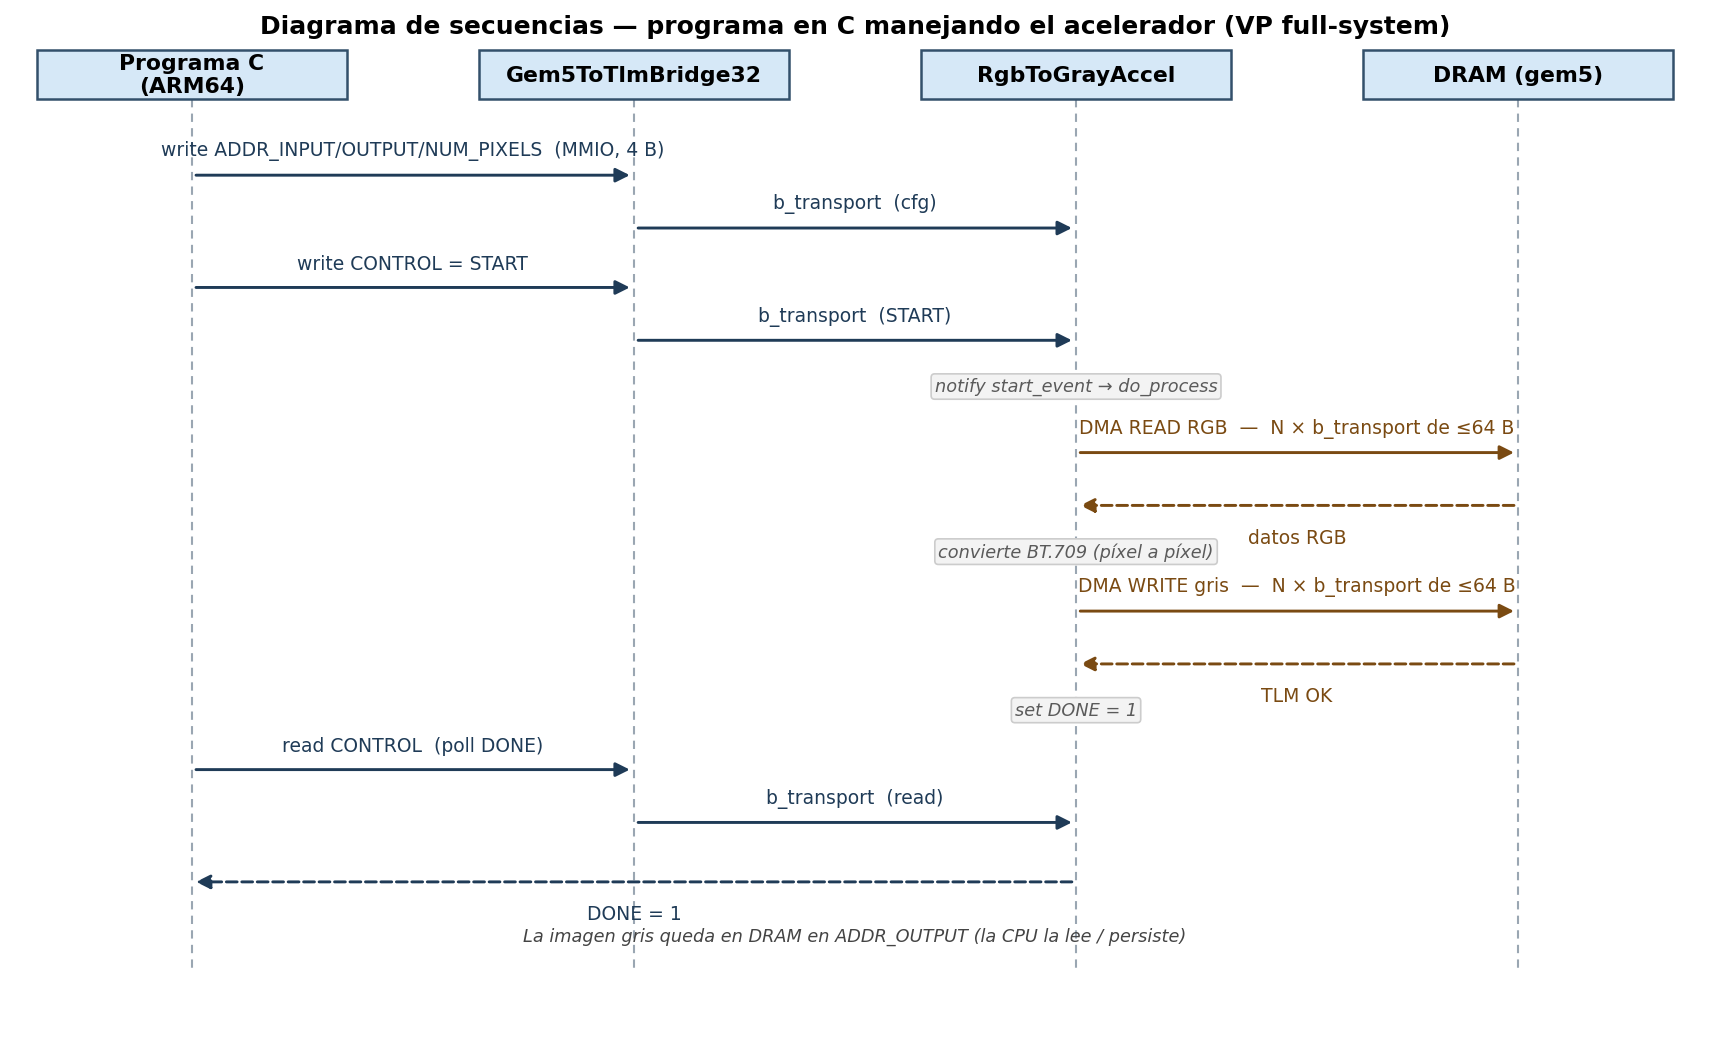

This figure's Python source:
#!/usr/bin/env python3
"""Diagrama de secuencias del VP (RgbToGrayAccel) — genera secuencia.png/.svg.
Regenerar:  python3 secuencia.py"""
import matplotlib
matplotlib.use("Agg")
import matplotlib.pyplot as plt
from matplotlib.patches import FancyArrowPatch, Rectangle

actors = ["Programa C\n(ARM64)", "Gem5ToTlmBridge32", "RgbToGrayAccel", "DRAM (gem5)"]
X = {a: i for i, a in enumerate(["C", "BR", "ACC", "DRAM"])}
xs = [0, 3.0, 6.0, 9.0]
top, bot = 0.0, -13.0

fig, ax = plt.subplots(figsize=(11.5, 7.2))
ax.set_xlim(-1.2, 10.2); ax.set_ylim(bot - 1.2, top + 1.4); ax.axis("off")

# cabeceras + líneas de vida
for a, x in zip(actors, xs):
    ax.add_patch(Rectangle((x - 1.05, top + 0.15), 2.1, 0.75, facecolor="#D6E8F7",
                           edgecolor="#33506b", linewidth=1.2, zorder=3))
    ax.text(x, top + 0.52, a, ha="center", va="center", fontsize=10.5, zorder=4,
            fontweight="bold")
    ax.plot([x, x], [top + 0.15, bot], ls=(0, (4, 3)), color="#9aa6b2", lw=1.0, zorder=1)

def msg(y, xa, xb, label, dashed=False, note_above=True, color="#1f3b57"):
    a, b = xs[xa], xs[xb]
    style = "-|>"
    ap = FancyArrowPatch((a, y), (b, y), arrowstyle=style, mutation_scale=14,
                         lw=1.4, color=color, ls="--" if dashed else "-", zorder=5)
    ax.add_patch(ap)
    mid = (a + b) / 2
    ax.text(mid, y + (0.22 if note_above else -0.34), label, ha="center",
            va="bottom" if note_above else "top", fontsize=9, zorder=6, color=color)

def selfnote(y, xa, label, color="#5a5a5a"):
    ax.text(xs[xa], y, label, ha="center", va="center", fontsize=8.5,
            style="italic", color=color, zorder=6,
            bbox=dict(boxstyle="round,pad=0.2", fc="#f3f3f3", ec="#cccccc", lw=0.8))

# --- cara de control (MMIO) ---
msg(-1.0, 0, 1, "write ADDR_INPUT/OUTPUT/NUM_PIXELS  (MMIO, 4 B)")
msg(-1.8, 1, 2, "b_transport  (cfg)")
msg(-2.7, 0, 1, "write CONTROL = START")
msg(-3.5, 1, 2, "b_transport  (START)")
selfnote(-4.2, 2, "notify start_event → do_process")

# --- cara de memoria (DMA troceado) ---
msg(-5.2, 2, 3, "DMA READ RGB  —  N × b_transport de ≤64 B", color="#7a4a12")
msg(-6.0, 3, 2, "datos RGB", dashed=True, note_above=False, color="#7a4a12")
selfnote(-6.7, 2, "convierte BT.709 (píxel a píxel)")
msg(-7.6, 2, 3, "DMA WRITE gris  —  N × b_transport de ≤64 B", color="#7a4a12")
msg(-8.4, 3, 2, "TLM OK", dashed=True, note_above=False, color="#7a4a12")
selfnote(-9.1, 2, "set DONE = 1")

# --- polling de DONE ---
msg(-10.0, 0, 1, "read CONTROL  (poll DONE)")
msg(-10.8, 1, 2, "b_transport  (read)")
msg(-11.7, 2, 0, "DONE = 1", dashed=True, note_above=False)
ax.text(4.5, -12.6, "La imagen gris queda en DRAM en ADDR_OUTPUT (la CPU la lee / persiste)",
        ha="center", fontsize=8.5, style="italic", color="#444")

ax.text(4.5, top + 1.15, "Diagrama de secuencias — programa en C manejando el acelerador (VP full-system)",
        ha="center", fontsize=12, fontweight="bold")
plt.tight_layout()
fig.savefig("img/secuencia.png", dpi=150, bbox_inches="tight", facecolor="white")
fig.savefig("img/secuencia.svg", bbox_inches="tight", facecolor="white")
print("secuencia generada")
